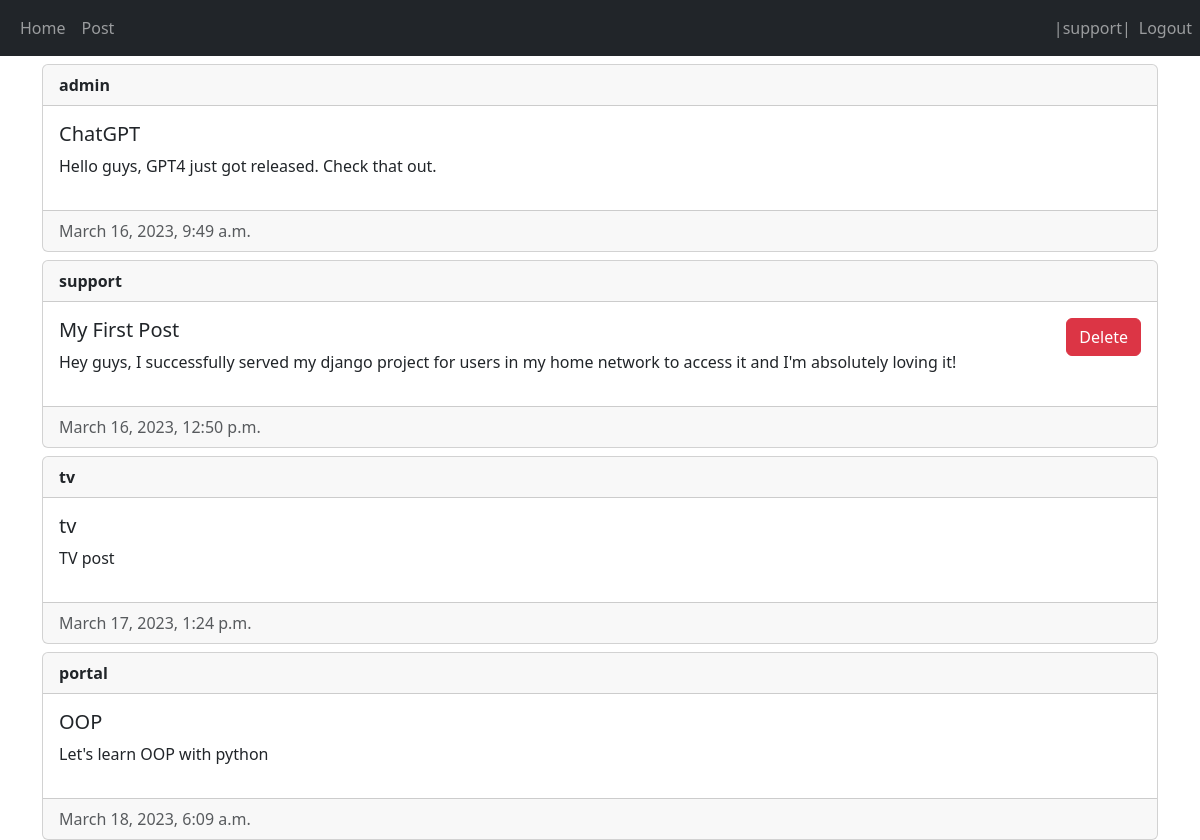
Screenshot of / (signed in) with the database file from the repository.
### main/models.py (models this page shows, shortened)
class Post(models.Model):
    author = models.ForeignKey(User, on_delete=models.CASCADE)
    title = models.CharField(max_length=100)
    description = models.TextField()
    created_at = models.DateTimeField(auto_now_add=True)
    updated_at = models.DateTimeField(auto_now_add=True)

### main/views.py (the view)
# urls.py: path('', views.home, name = 'home'),
@login_required(login_url='/login')
def home(request):
    posts = Post.objects.all()
    if request.method == 'POST':
        post_id = request.POST.get('post-id')
        post = Post.objects.filter(id=post_id).first()
        if post and post.author == request.user:
            post.delete()
    return render(request, 'main/home.html', {'posts': posts})

### main/templates/main/home.html (shortened to what this page needs)
{% extends 'main/base.html' %}
{% block content %}
{% for post in posts %}
<div class = 'card mt-2'>
    <div class = 'card-header'><strong>{{ post.author.username }}</strong></div>
    <div class = 'card-body d-flex flex-row justify-content-between'>
        <div>
            <h5 class = 'card-title'>{{post.title}}</h5>
            <p>{{post.description}}</p>
        </div>
        <div>
            {% if user == post.author %}
                <form method="post">
                    <button type="submit" class="btn btn-danger" name="post-id" value="{{post.id}}">Delete</button>
                </form>
            {% endif %}
        </div>
    </div>
    <div class="card-footer text-muted">
        {{post.created_at}}
    </div>
</div>
{% empty %}
<p>No posts yet.</p>
{% endfor %}
{% endblock %}

### main/templates/main/base.html (shortened to what this page needs)
<!DOCTYPE html>
<html lang="en">
<head>
    <link href="https://cdn.jsdelivr.net/npm/bootstrap@5.3.0-alpha1/dist/css/bootstrap.min.css" rel="stylesheet">
</head>
<body>
    <nav class="navbar navbar-expand-lg navbar-dark bg-dark">
        <div class = 'container-fluid'>
            <div>
                <ul class="navbar-nav">
                    <li class="nav-item">
                        <a class="nav-link" href="/home">Home</a>
                    </li>
                    <li class="nav-item">
                        <a class="nav-link" href="/create-post">Post</a>
                    </li>
                </ul>
            </div>
        </div>
        <div>
            <ul class="navbar-nav">
                {% if user.is_authenticated %}
                <span class="navbar-text">|{{user.username}}|</span>
                <li class="nav-item">
                    <a class="nav-link" href="/logout">Logout</a>
                </li>
                {% else %}
                <li class="nav-item">
                    <a class="nav-link" href="/login">Login</a>
                </li>
                {% endif %}
            </ul>
        </div>
    </nav>
    <div class="container">
        {% block content %}
        {% endblock %}
    </div>
</body>
</html>

### rows the page displays
Post: author.username "admin", title "ChatGPT", description "Hello guys, GPT4 just got released. Check that out.", created_at "March 16, 2023, 9:49 a.m."
Post: author.username "support", title "My First Post", description "Hey guys, I successfully served my django project for users in my home network to access it and I'm absolutely loving it!", {{ post.id }} 2 (drawn), created_at "March 16, 2023, 12:50 p.m."
Post: author.username "tv", title "tv", description "TV post", created_at "March 17, 2023, 1:24 p.m."
Post: author.username "portal", title "OOP", description "Let's learn OOP with python", created_at "March 18, 2023, 6:09 a.m."

### other values shown
{{ user.username }} "support"
